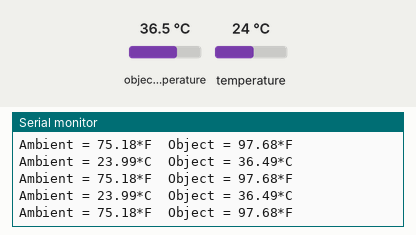
Recording of a sketch running on a simulated ESP32. Parts: the last lines printed to the serial monitor. The inputs (shaded band) are chosen by the test bench; at power-on: object temperature 36.5 °C, temperature 24 °C.

Above: at 1.2 s.
1.3 s: object temperature set to 20 °C
At 1.9 s:
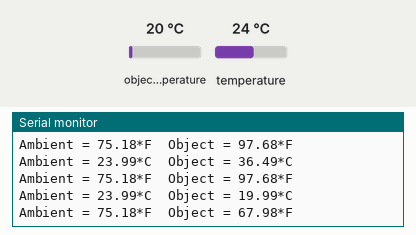
2.8 s: temperature set to 12 °C
At 3.4 s:
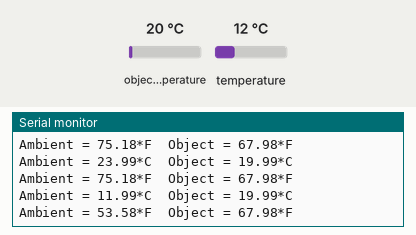
4.3 s: object temperature set to 26 °C
At 4.9 s:
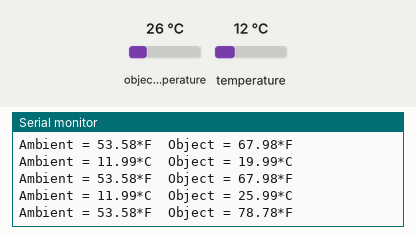
Timing chart, 0 to 7.3 s (numbered marks = the images above; inputs shaded):
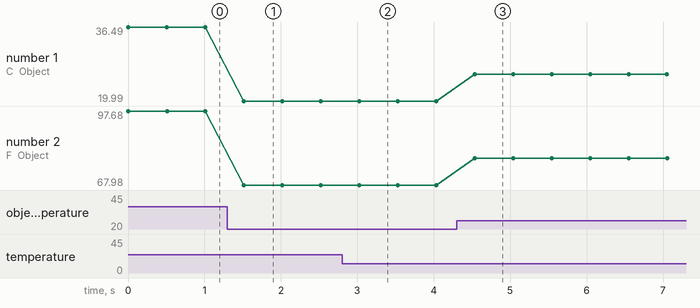

The sketch:

Testrapport_GY-906.ino
```cpp
#include <Adafruit_MLX90614.h>

Adafruit_MLX90614 mlx = Adafruit_MLX90614();

void setup() {
  Serial.begin(115200);
  while (!Serial);

  Serial.println("Adafruit MLX90614 test");

  if (!mlx.begin()) {
    Serial.println("Error connecting to MLX sensor. Check wiring.");
    while (1);
  };

  Serial.print("Emissivity = "); Serial.println(mlx.readEmissivity());
  Serial.println("================================================");
}

void loop() {
  Serial.print("Ambient = "); Serial.print(mlx.readAmbientTempC());
  Serial.print("*C\tObject = "); Serial.print(mlx.readObjectTempC()); Serial.println("*C");
  Serial.print("Ambient = "); Serial.print(mlx.readAmbientTempF());
  Serial.print("*F\tObject = "); Serial.print(mlx.readObjectTempF()); Serial.println("*F");

  Serial.println();
  delay(500);
}
```

Measured:
- after the input at 1.3 s, the serial monitor: prints a new line after 0.22 s (image 1)
- after the input at 2.8 s, the serial monitor: prints a new line after 0.23 s (image 2)
- after the input at 4.3 s, the serial monitor: prints a new line after 0.23 s (image 3)
- plotted number 1: 36.49 → 19.99 after the input at 1.3 s, 19.99 → 25.99 after the input at 4.3 s
- plotted number 2: 97.68 → 67.98 after the input at 1.3 s, 67.98 → 78.78 after the input at 4.3 s
